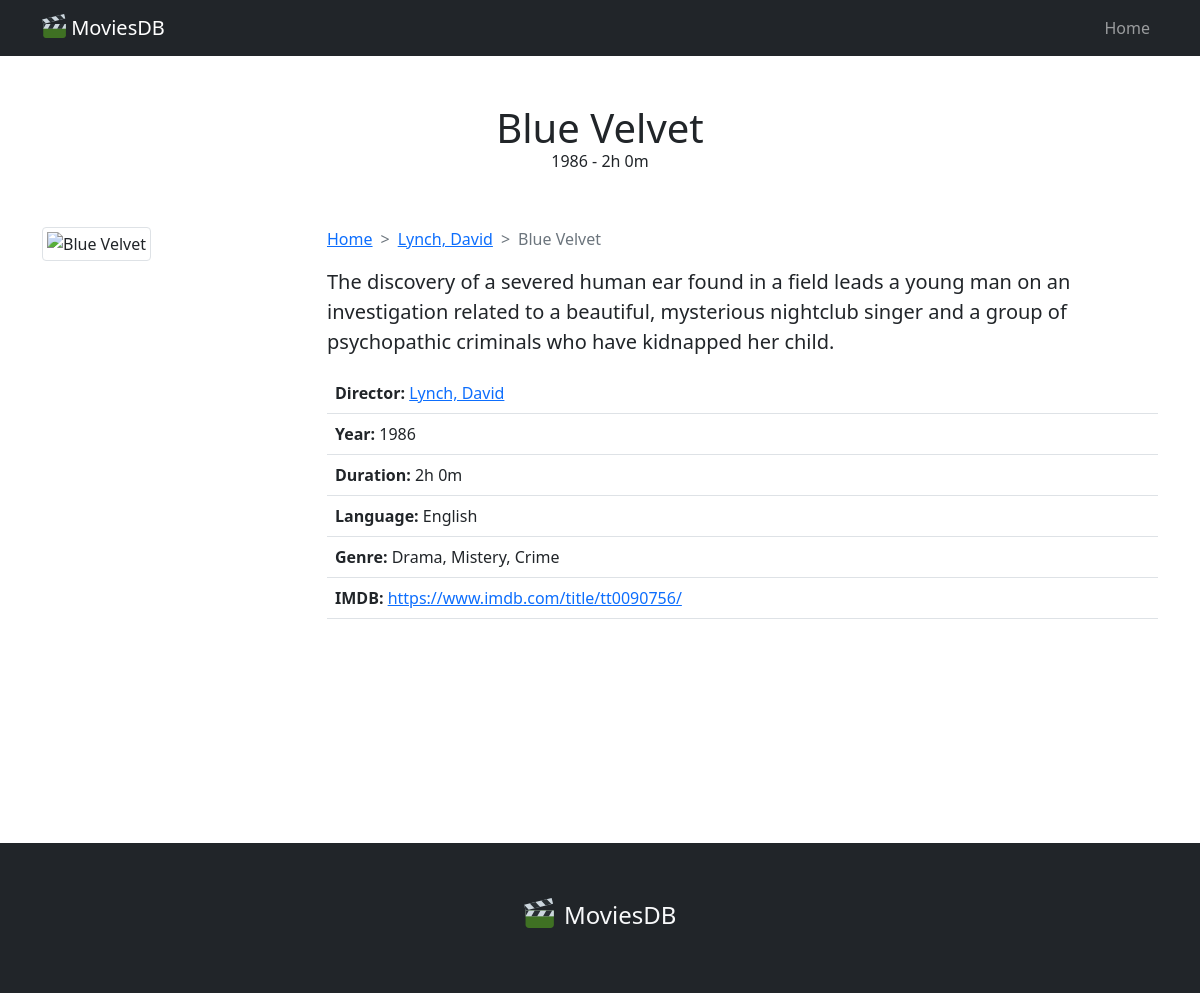
The page /movie/6 on the database its author committed.
### movies/models.py (models this page shows)
class Movie(models.Model):
    title = models.CharField(max_length=200)
    director = models.ForeignKey("Director", on_delete=models.CASCADE, null=True)
    plot = models.TextField()
    imdb = models.URLField(help_text="IMDB url")
    genre = models.ManyToManyField(Genre)
    language = models.ManyToManyField(Language)
    poster = models.URLField()
    year = models.PositiveIntegerField()
    duration = models.PositiveIntegerField(help_text="Movie duration in minutes")
    def duration_hours(self):
        hours = self.duration // 60
        minutes = self.duration % 60
        time = "{}h {}m".format(hours, minutes)
        return time
    def __str__(self):
        return self.title

class Director(models.Model):
    first_name = models.CharField(max_length=100)
    last_name = models.CharField(max_length=100)
    biography = models.TextField()
    picture = models.URLField()
    date_of_birth = models.DateField(null=True, blank=True)
    date_of_death = models.DateField("Died", null=True, blank=True)
    def __str__(self):
        return "%s, %s" % (self.last_name, self.first_name)

class Language(models.Model):
    language = models.CharField(
        max_length=200,
        help_text="Enter movie language (e.g. English, Spanish, French, etc.)",
    )
    def __str__(self):
        return self.language

class Genre(models.Model):
    name = models.CharField(
        max_length=200, help_text="Enter a movie genre (e.g. Fiction, Horror, etc.)"
    )
    def __str__(self):
        return self.name

### movies/views.py (the view)
# urls.py: path("movie/<pk>", views.MovieView.as_view(), name="movie_list"),
class MovieView(generic.DetailView):
    template_name = "movie.html"
    model = Movie

### movies/templates/movie.html (shortened to what this page needs)
{% extends "base.html" %}
{% block header-title %}{{movie}} <span>{{movie.year}} - {{movie.duration_hours}}</span>{% endblock %}
{% block content %}
<div class="row">
	<div class="col-md-3">
		<div class="movie-poster">
			<img src="{{ movie.poster }}" alt="{{ movie }}" class="img-thumbnail"><br>
		</div>
	</div>
	<div class="col-md-9">
		<nav style="--bs-breadcrumb-divider: '>';" aria-label="breadcrumb">
			<ol class="breadcrumb">
				<li class="breadcrumb-item"><a href="/">Home</a></li>
				<li class="breadcrumb-item"><a href="/{{movie.director.id}}">{{movie.director}}</a></li>
				<li class="breadcrumb-item active" aria-current="page">{{movie}}</li>
			</ol>
		</nav>
		<p class="lead">{{movie.plot}}</p>
		<table class="table">
			<tr>
				<td><strong>Director:</strong> <a href="/{{movie.director.id}}">{{movie.director}}</a></td>
			</tr>
			<tr>
				<td><strong>Year:</strong> {{movie.year}}</td>
			</tr>
			<tr>
				<td><strong>Duration:</strong> {{movie.duration_hours}}</td>
			</tr>
			<tr>
				<td><strong>Language:</strong> {{ movie.language.all|join:", " }}</td>
			</tr>
			<tr>
				<td><strong>Genre:</strong> {{ movie.genre.all|join:", " }}</td>
			</tr>
			<tr>
				<td><strong>IMDB:</strong> <a href="{{movie.imdb}}" target="_blank">{{movie.imdb}}</a></td>
			</tr>
		</table>
	</div>
</div>
{% endblock %}

### movies/templates/base.html (shortened to what this page needs)
{% load static %}
<!DOCTYPE html>
<html lang="en">
	<head>
		<link href="https://cdn.jsdelivr.net/npm/bootstrap@5.0.2/dist/css/bootstrap.min.css" rel="stylesheet">
		<link rel="stylesheet" type="text/css" href="{% static 'css/style.css' %}">
	</head>
	<body>
		<nav class="navbar navbar-expand-lg navbar-dark bg-dark">
			<div class="container">
				<a class="navbar-brand" href="/">
					<img src="{% static 'img/moviesdb.svg' %}" alt="" width="24" height="24" class="d-inline-block align-text-top">
					MoviesDB
				</a>
				<div class="collapse navbar-collapse" id="navbarNav">
					<ul class="navbar-nav ms-auto">
						<li class="nav-item">
							<a class="nav-link" href="/">Home</a>
						</li>
					</ul>
				</div>
			</div>
		</nav>
		<div class="container pb-5">
			<header class="py-5">
				<h1 class="text-center">{% block header-title %}{% endblock %}</h1>
			</header>
			<main>{% block content %}{% endblock %}</main>
		</div>
		<footer class="bg-dark text-light d-flex justify-content-center align-items-center mt-5">
			<h4>
				<img src="{% static 'img/moviesdb.svg' %}" alt="" width="30" height="30" class="d-inline-block align-text-top me-1">
					MoviesDB
			</h4>
		</footer>
	</body>
</html>

### movies/static/css/style.css (style rules this page uses)
main { min-height: 520px; }
.movie-poster img, .director-picture img { height: 326px; }
footer { min-height: 150px; }
header span { font-size: 1rem; display: block; }

### rows shown on the page
Movie: title "Blue Velvet", year "1986", duration_hours "2h 0m", director "Lynch, David", plot "The discovery of a severed human ear found in a field leads a young man on an investigation related to a beautiful, mysterious nightclub singer and a group of psychopathic criminals who have kidnapped her child.", language.all "English", genre.all "Drama, Mistery, Crime", imdb "https://www.imdb.com/title/tt0090756/"
